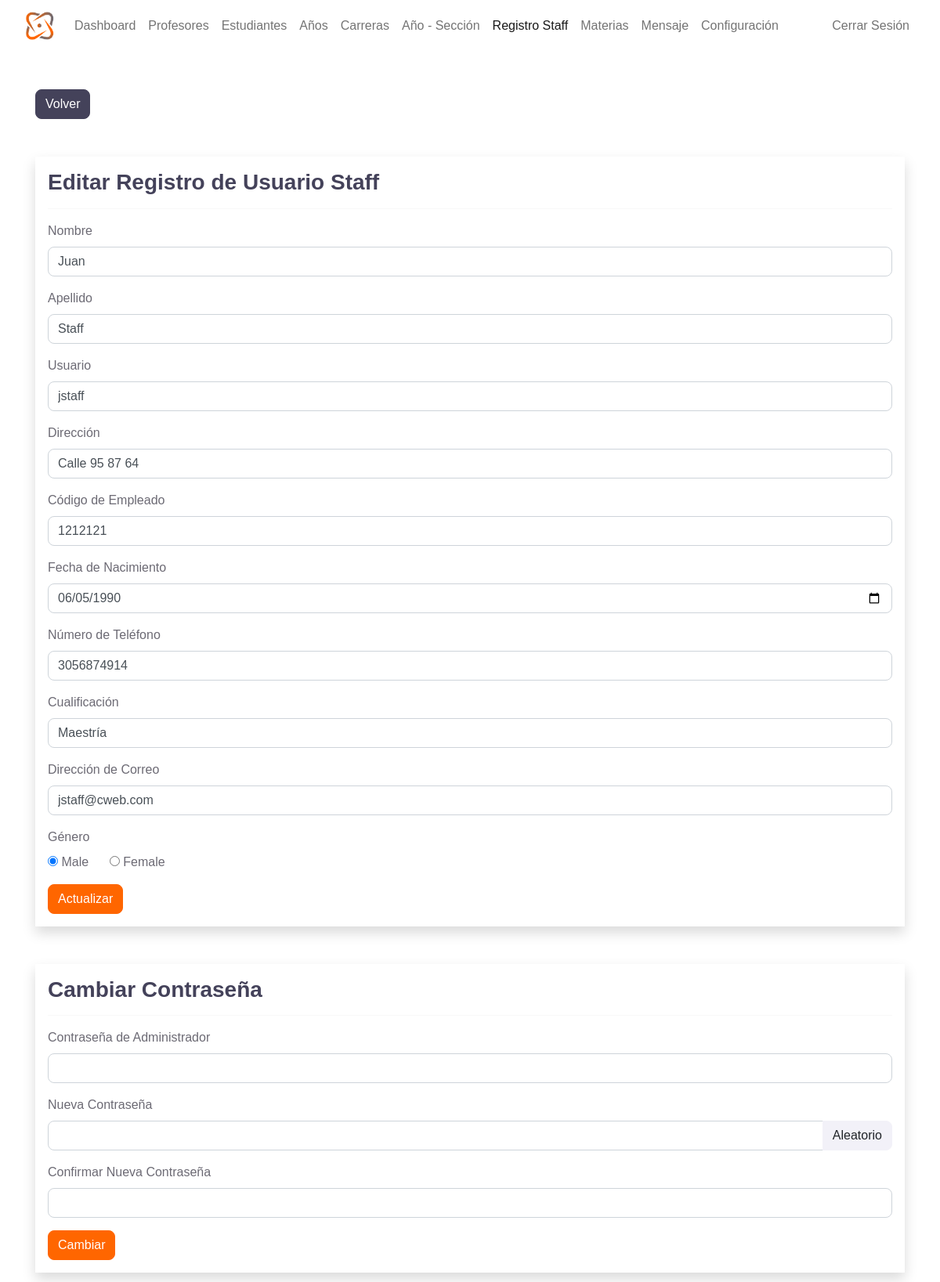
Screenshot of /admin/registrar-office-edit.php?r_user_id=4 (signed in) with the database file from the repository.
### tables this page shows
CREATE TABLE `registrar_office` (
  `r_user_id` int(11) NOT NULL,
  `username` varchar(127) NOT NULL,
  `password` varchar(255) NOT NULL,
  `fname` varchar(31) NOT NULL,
  `lname` varchar(31) NOT NULL,
  `address` varchar(31) NOT NULL,
  `employee_number` int(11) NOT NULL,
  `date_of_birth` date NOT NULL,
  `phone_number` varchar(31) NOT NULL,
  `qualification` varchar(31) NOT NULL,
  `gender` varchar(7) NOT NULL,
  `email_address` varchar(255) NOT NULL,
  `date_of_joined` datetime NOT NULL DEFAULT current_timestamp()
);

### admin/data/registrar_office.php (called while the page is built, shortened)
<?php
function getR_usersById($r_user_id, $conn){
   $sql = "SELECT * FROM registrar_office
           WHERE r_user_id=?";
   $stmt = $conn->prepare($sql);
   $stmt->execute([$r_user_id]);
   if ($stmt->rowCount() == 1) {
     $teacher = $stmt->fetch();
     return $teacher;
   }else {
    return 0;
   }
}

### admin/registrar-office-edit.php (the view, shortened to what this page needs)
<?php
if (
  isset($_SESSION['admin_id']) &&
  isset($_SESSION['role'])     &&
  isset($_GET['r_user_id'])
) {
  if ($_SESSION['role'] == 'Admin') {
    include "../DB_connection.php";
    include "data/registrar_office.php";
    $r_user_id = $_GET['r_user_id'];
    $r_user = getR_usersById($r_user_id, $conn);
?>
    <!DOCTYPE html>
    <html lang="en">
    <head>
      <link rel="stylesheet" href="https://cdn.jsdelivr.net/npm/bootstrap@5.2.0/dist/css/bootstrap.min.css">
      <link rel="stylesheet" href="../css/style.css">
      <link rel="stylesheet" href="https://cdnjs.cloudflare.com/ajax/libs/font-awesome/4.7.0/css/font-awesome.min.css">
    </head>
    <body>
      <?php
      include "inc/navbar.php";
      ?>
      <div class="container mt-5">
        <a href="registrar-office.php" class="btn btn-dark">Volver</a>
        <form method="post" class="shadow p-3 mt-5 form-w" action="req/registrar-office-edit.php">
          <h3>Editar Registro de Usuario Staff</h3>
          <hr>
          <div class="mb-3">
            <label class="form-label">Nombre</label>
            <input type="text" class="form-control" value="<?= $r_user['fname'] ?>" name="fname">
          </div>
          <div class="mb-3">
            <label class="form-label">Apellido</label>
            <input type="text" class="form-control" value="<?= $r_user['lname'] ?>" name="lname">
          </div>
          <div class="mb-3">
            <label class="form-label">Usuario</label>
            <input type="text" class="form-control" value="<?= $r_user['username'] ?>" name="username">
          </div>
          <div class="mb-3">
            <label class="form-label">Dirección</label>
            <input type="text" class="form-control" value="<?= $r_user['address'] ?>" name="address">
          </div>
          <div class="mb-3">
            <label class="form-label">Código de Empleado</label>
            <input type="text" class="form-control" value="<?= $r_user['employee_number'] ?>" name="employee_number">
          </div>
          <div class="mb-3">
            <label class="form-label">Fecha de Nacimiento</label>
            <input type="date" class="form-control" value="<?= $r_user['date_of_birth'] ?>" name="date_of_birth">
          </div>
          <div class="mb-3">
            <label class="form-label">Número de Teléfono</label>
            <input type="text" class="form-control" value="<?= $r_user['phone_number'] ?>" name="phone_number">
          </div>
          <div class="mb-3">
            <label class="form-label">Cualificación</label>
            <input type="text" class="form-control" value="<?= $r_user['qualification'] ?>" name="qualification">
          </div>
          <div class="mb-3">
            <label class="form-label">Dirección de Correo</label>
            <input type="text" class="form-control" value="<?= $r_user['email_address'] ?>" name="email_address">
          </div>
          <div class="mb-3">
            <label class="form-label">Género</label><br>
            <input type="radio" value="Male" <?php if ($r_user['gender'] == 'Male') echo 'checked';  ?> name="gender"> Male
            &nbsp;&nbsp;&nbsp;&nbsp;
            <input type="radio" value="Female" <?php if ($r_user['gender'] == 'Female') echo 'checked';  ?> name="gender"> Female
          </div>
          <button type="submit" class="btn btn-primary">
            Actualizar</button>
        </form>
        <form method="post" class="shadow p-3 my-5 form-w" action="req/registrar-office-change.php" id="change_password">
          <h3>Cambiar Contraseña</h3>
          <hr>
          <div class="mb-3">
            <div class="mb-3">
              <label class="form-label">Contraseña de Administrador</label>
              <input type="password" class="form-control" name="admin_pass">
            </div>
            <label class="form-label">Nueva Contraseña</label>
            <div class="input-group mb-3">
              <input type="text" class="form-control" name="new_pass" id="passInput">
              <button class="btn btn-secondary" id="gBtn">
                Aleatorio</button>
            </div>
          </div>
          <div class="mb-3">
            <label class="form-label">Confirmar Nueva Contraseña</label>
            <input type="text" class="form-control" name="c_new_pass" id="passInput2">
          </div>
          <button type="submit" class="btn btn-primary">
            Cambiar</button>
        </form>
      </div>
    </body>
    </html>
<?php
  } else {
    header("Location: teacher.php");
    exit;
  }
} else {
  header("Location: teacher.php");
  exit;
}
?>

### rows the page displays
registrar_office: fname "Juan", lname "Staff", username "jstaff", address "Calle 95 87 64", employee_number "1212121", date_of_birth "06/05/1990", phone_number "3056874914", qualification "Maestría", email_address "jstaff@cweb.com", gender "☑"
